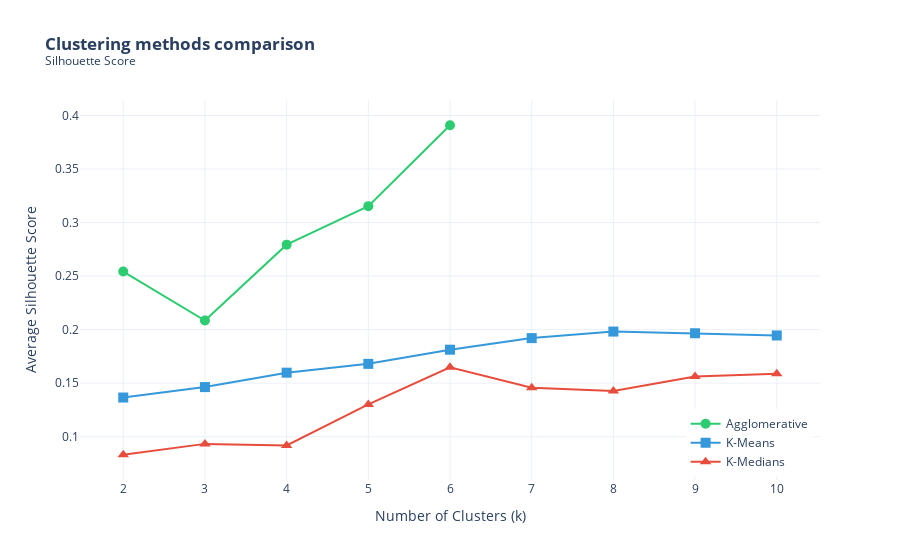

Notebook cell for this chart:
### Code cell
plot_clustering_comparison(res)

### Figure 1 — Plotly figure (JSON) as saved in the notebook; plotly's stock layout.template omitted (floating-point values rounded to 4 significant figures)
{"data": [{"line": {"color": "#2ecc71", "width": 2}, "marker": {"size": 10, "symbol": "circle"}, "mode": "lines+markers", "name": "Agglomerative", "type": "scatter", "x": [2, 3, 4, 5, 6, 7, 8, 9, 10], "y": [0.2543, 0.2085, 0.2794, 0.3153, 0.3909, NaN, NaN, NaN, NaN]}, {"line": {"color": "#3498db", "width": 2}, "marker": {"size": 10, "symbol": "square"}, "mode": "lines+markers", "name": "K-Means", "type": "scatter", "x": [2, 3, 4, 5, 6, 7, 8, 9, 10], "y": [0.1366, 0.1463, 0.1598, 0.168, 0.1813, 0.1921, 0.1982, 0.1966, 0.1946]}, {"line": {"color": "#e74c3c", "width": 2}, "marker": {"size": 10, "symbol": "triangle-up"}, "mode": "lines+markers", "name": "K-Medians", "type": "scatter", "x": [2, 3, 4, 5, 6, 7, 8, 9, 10], "y": [0.08315, 0.09331, 0.09187, 0.1302, 0.1649, 0.1458, 0.1427, 0.1561, 0.1588]}], "layout": {"hovermode": "x unified", "legend": {"x": 0.99, "xanchor": "right", "y": 0.01, "yanchor": "bottom"}, "title": {"text": "<b>Clustering methods comparison</b><br><sup>Silhouette Score</sup>"}, "xaxis": {"title": {"text": "Number of Clusters (k)"}}, "yaxis": {"title": {"text": "Average Silhouette Score"}}}}
